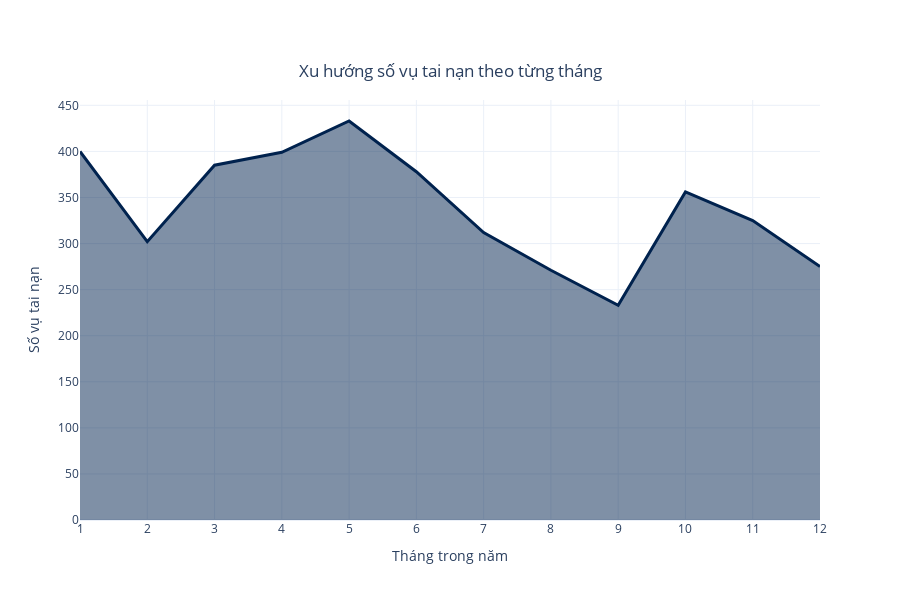

Write notebook code for a chart like this one.
### Markdown cell above
### Biểu đồ 1: Xu hướng số vụ tai nạn theo từng tháng

### Code cell
# Chuyển đổi ngày với định dạng phù hợp
data['Ngày xảy ra tai nạn'] = pd.to_datetime(data['Ngày xảy ra tai nạn'], format='%d/%m/%Y', errors='coerce')

# Loại bỏ các giá trị không hợp lệ (NaT)
data = data.dropna(subset=['Ngày xảy ra tai nạn'])

# Trích xuất tháng từ cột 'Ngày xảy ra tai nạn'
data['Tháng'] = data['Ngày xảy ra tai nạn'].dt.month

# Đếm số vụ tai nạn theo từng tháng
monthly_accidents = data['Tháng'].value_counts().sort_index().reset_index()
monthly_accidents.columns = ['Tháng', 'Số vụ']

# Vẽ biểu đồ miền thân thiện với người mù màu
fig = px.area(
    monthly_accidents,
    x='Tháng',
    y='Số vụ',
    title='Xu hướng số vụ tai nạn theo từng tháng',
    labels={'Tháng': 'Tháng trong năm', 'Số vụ': 'Số vụ tai nạn'},
    color_discrete_sequence=px.colors.sequential.Cividis  # Bảng màu an toàn mù màu
)

# Tùy chỉnh hiển thị biểu đồ
fig.update_layout(
    title_x=0.5,  # Căn giữa tiêu đề
    title_y=0.9,  # Đưa tiêu đề lên sát biểu đồ hơn
    title_pad=dict(t=5),  # Điều chỉnh padding phía trên của tiêu đề
    xaxis=dict(tickmode='linear', dtick=1),  # Hiển thị đầy đủ các tháng
    xaxis_title='Tháng trong năm',
    yaxis_title='Số vụ tai nạn',
    font=dict(size=12),  # Kích thước font chữ
    width=900,  # Độ rộng biểu đồ
    height=600,  # Chiều cao biểu đồ
    template='plotly_white'  # Giao diện nền trắng
)

# Tăng độ dày của đường nét trong biểu đồ
fig.update_traces(
    line=dict(width=3)  # Độ dày đường kẻ
)

# Hiển thị biểu đồ
fig.show()

### Figure 1 — Plotly figure (JSON) as saved in the notebook; plotly's stock layout.template omitted (floating-point values rounded to 4 significant figures)
{"data": [{"fillpattern": {"shape": ""}, "hovertemplate": "Tháng trong năm=%{x}<br>Số vụ tai nạn=%{y}<extra></extra>", "legendgroup": "", "line": {"color": "#00224e", "width": 3}, "marker": {"symbol": "circle"}, "mode": "lines", "name": "", "orientation": "v", "showlegend": false, "stackgroup": "1", "type": "scatter", "x": [1, 2, 3, 4, 5, 6, 7, 8, 9, 10, 11, 12], "xaxis": "x", "y": [400, 302, 385, 399, 433, 378, 312, 271, 233, 356, 325, 275], "yaxis": "y"}], "layout": {"font": {"size": 12}, "height": 600, "legend": {"tracegroupgap": 0}, "title": {"pad": {"t": 5}, "text": "Xu hướng số vụ tai nạn theo từng tháng", "x": 0.5, "y": 0.9}, "width": 900, "xaxis": {"anchor": "y", "domain": [0, 1], "dtick": 1, "tickmode": "linear", "title": {"text": "Tháng trong năm"}}, "yaxis": {"anchor": "x", "domain": [0, 1], "title": {"text": "Số vụ tai nạn"}}}}
